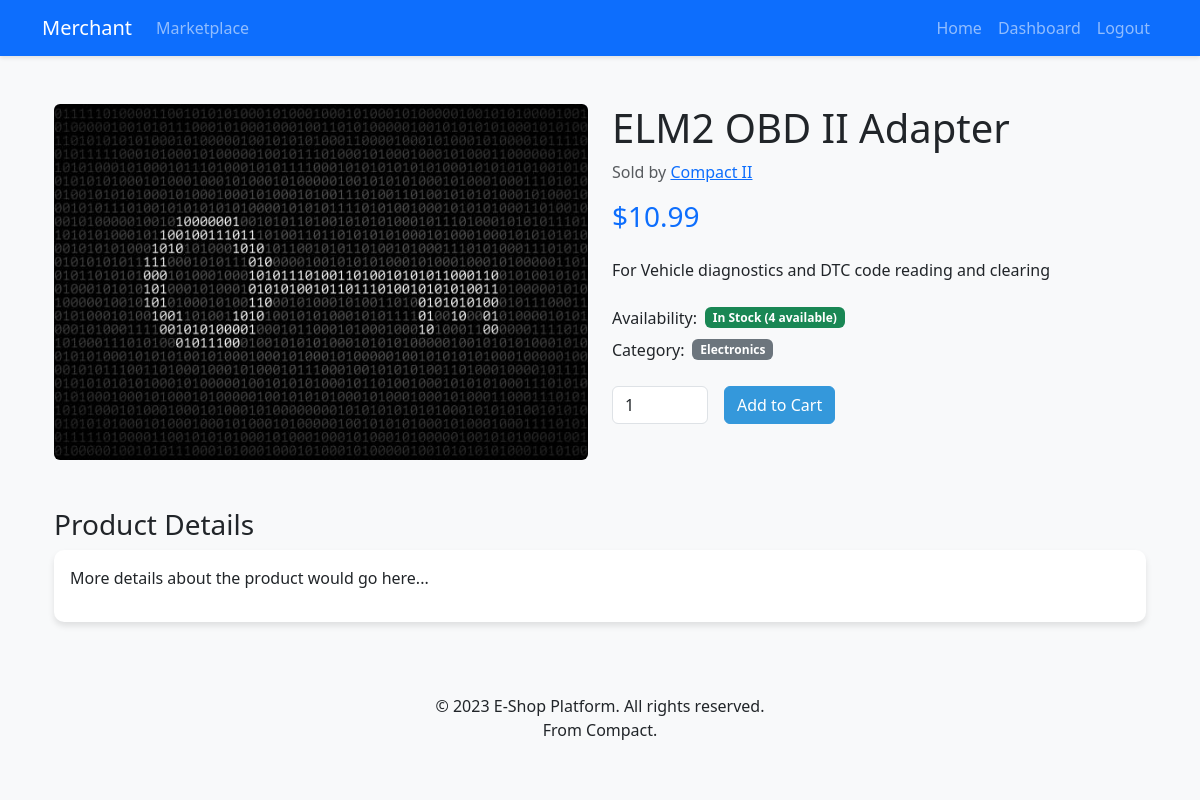
Page /product/2 (signed in) on the committed database.
### app/models.py (models this page shows)
class Product(db.Model):
    id = db.Column(db.Integer, primary_key=True)
    name = db.Column(db.String(100), index=True)
    description = db.Column(db.Text)
    price = db.Column(db.Float)
    quantity = db.Column(db.Integer)
    image = db.Column(db.String(100))
    created_at = db.Column(db.DateTime, default=datetime.utcnow)
    shop_id = db.Column(db.Integer, db.ForeignKey('shop.id'))
    category = db.Column(db.String(50))
    orders = db.relationship('OrderItem', backref='product', lazy='dynamic')

class Shop(db.Model):
    id = db.Column(db.Integer, primary_key=True)
    name = db.Column(db.String(100), index=True, unique=True)
    description = db.Column(db.Text)
    logo = db.Column(db.String(100))
    banner = db.Column(db.String(100))
    created_at = db.Column(db.DateTime, default=datetime.utcnow)
    owner_id = db.Column(db.Integer, db.ForeignKey('user.id'))
    products = db.relationship('Product', backref='shop', lazy='dynamic')

### app/main/routes.py (the view)
@bp.route('/product/<int:product_id>')
def product_detail(product_id):
    product = Product.query.get_or_404(product_id)
    return render_template('main/product_detail.html', product=product)

### app/models.py (called while the page is built)
@login.user_loader
def load_user(id):
    return User.query.get(int(id))

### app/templates/main/product_detail.html (shortened to what this page needs)
{% extends "base.html" %}
{% block content %}
<div class="container my-5">
    <div class="row">
        <div class="col-md-6">
            <img src="{{ url_for('static', filename='uploads/' + product.image) if product.image else url_for('static', filename='images/default-product.png') }}"
                 class="img-fluid rounded" alt="{{ product.name }}">
        </div>
        <div class="col-md-6">
            <h1>{{ product.name }}</h1>
            <p class="text-muted">Sold by <a href="{{ url_for('main.shop_detail', shop_name=product.shop.name) }}">{{ product.shop.name }}</a></p>
            <h3 class="text-primary mb-4">${{ "%.2f"|format(product.price) }}</h3>
            <div class="mb-4">
                <p>{{ product.description }}</p>
            </div>
            <div class="mb-4">
                <div class="d-flex align-items-center mb-2">
                    <span class="me-2">Availability:</span>
                    {% if product.quantity > 0 %}
                        <span class="badge bg-success">In Stock ({{ product.quantity }} available)</span>
                    {% else %}
                        <span class="badge bg-danger">Out of Stock</span>
                    {% endif %}
                </div>
                <div class="d-flex align-items-center">
                    <span class="me-2">Category:</span>
                    <span class="badge bg-secondary">{{ product.category or 'Uncategorized' }}</span>
                </div>
            </div>
            {% if product.quantity > 0 %}
            <form class="row g-3">
                <div class="col-auto">
                    <input type="number" class="form-control" id="quantity" value="1" min="1" max="{{ product.quantity }}">
                </div>
                <div class="col-auto">
                    <button type="submit" class="btn btn-primary mb-3">Add to Cart</button>
                </div>
            </form>
            {% endif %}
        </div>
    </div>
    <div class="row mt-5">
        <div class="col-12">
            <h3>Product Details</h3>
            <div class="card">
                <div class="card-body">
                    <p>More details about the product would go here...</p>
                </div>
            </div>
        </div>
    </div>
</div>
{% endblock %}

### app/static/css/main.css (style rules this page uses)
:root { --primary-color: #3498db; --secondary-color: #2ecc71; --dark-color: #2c3e50; --light-color: #ecf0f1; --danger-color: #e74c3c; --warning-color: #f39c12; }
body { font-family: 'Segoe UI', Tahoma, Geneva, Verdana, sans-serif; background-color: #f8f9fa; }
.card { transition: transform 0.3s ease, box-shadow 0.3s ease; border: none; border-radius: 10px; overflow: hidden; box-shadow: 0 4px 6px rgba(0,0,0,.1); }
.btn-primary { background-color: var(--primary-color); border-color: var(--primary-color); }

### rows in the picture
Product: image (picture), name "ELM2 OBD II Adapter", price "10.99", description "For Vehicle diagnostics and DTC code reading and clearing", quantity "4", category "Electronics"
Shop: shop.name "Compact II"
